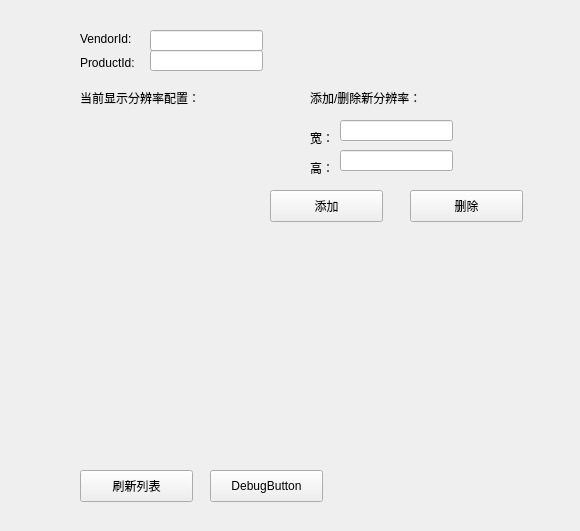
<?xml version="1.0" encoding="UTF-8"?>
<ui version="4.0">
 <class>DisplayTab</class>
 <widget class="QWidget" name="DisplayTab">
  <property name="geometry">
   <rect>
    <x>0</x>
    <y>0</y>
    <width>580</width>
    <height>531</height>
   </rect>
  </property>
  <property name="windowTitle">
   <string/>
  </property>
  <widget class="QLineEdit" name="vendorIdLineEdit">
   <property name="geometry">
    <rect>
     <x>150</x>
     <y>30</y>
     <width>113</width>
     <height>21</height>
    </rect>
   </property>
   <property name="readOnly">
    <bool>true</bool>
   </property>
  </widget>
  <widget class="QLineEdit" name="productIdLineEdit">
   <property name="geometry">
    <rect>
     <x>150</x>
     <y>50</y>
     <width>113</width>
     <height>21</height>
    </rect>
   </property>
   <property name="readOnly">
    <bool>true</bool>
   </property>
  </widget>
  <widget class="QWidget" name="verticalLayoutWidget">
   <property name="geometry">
    <rect>
     <x>80</x>
     <y>110</y>
     <width>111</width>
     <height>351</height>
    </rect>
   </property>
   <layout class="QVBoxLayout" name="resolutionListLayout"/>
  </widget>
  <widget class="QLabel" name="label">
   <property name="geometry">
    <rect>
     <x>80</x>
     <y>90</y>
     <width>151</width>
     <height>16</height>
    </rect>
   </property>
   <property name="text">
    <string>当前显示分辨率配置：</string>
   </property>
  </widget>
  <widget class="QLabel" name="label_2">
   <property name="geometry">
    <rect>
     <x>310</x>
     <y>90</y>
     <width>121</width>
     <height>16</height>
    </rect>
   </property>
   <property name="text">
    <string>添加/删除新分辨率：</string>
   </property>
  </widget>
  <widget class="QLabel" name="label_3">
   <property name="geometry">
    <rect>
     <x>310</x>
     <y>130</y>
     <width>31</width>
     <height>16</height>
    </rect>
   </property>
   <property name="text">
    <string>宽：</string>
   </property>
  </widget>
  <widget class="QLabel" name="label_4">
   <property name="geometry">
    <rect>
     <x>310</x>
     <y>160</y>
     <width>31</width>
     <height>16</height>
    </rect>
   </property>
   <property name="text">
    <string>高：</string>
   </property>
  </widget>
  <widget class="QLineEdit" name="newWidthLineEdit">
   <property name="geometry">
    <rect>
     <x>340</x>
     <y>120</y>
     <width>113</width>
     <height>21</height>
    </rect>
   </property>
  </widget>
  <widget class="QLineEdit" name="newHeightLineEdit">
   <property name="geometry">
    <rect>
     <x>340</x>
     <y>150</y>
     <width>113</width>
     <height>21</height>
    </rect>
   </property>
  </widget>
  <widget class="QPushButton" name="addNewResolutionButton">
   <property name="geometry">
    <rect>
     <x>270</x>
     <y>190</y>
     <width>113</width>
     <height>32</height>
    </rect>
   </property>
   <property name="text">
    <string>添加</string>
   </property>
  </widget>
  <widget class="QWidget" name="layoutWidget">
   <property name="geometry">
    <rect>
     <x>80</x>
     <y>30</y>
     <width>65</width>
     <height>42</height>
    </rect>
   </property>
   <layout class="QVBoxLayout" name="verticalLayout">
    <item>
     <widget class="QLabel" name="vendorIdLabel">
      <property name="text">
       <string>VendorId:</string>
      </property>
     </widget>
    </item>
    <item>
     <widget class="QLabel" name="productIdLabel">
      <property name="text">
       <string>ProductId:</string>
      </property>
     </widget>
    </item>
   </layout>
  </widget>
  <widget class="QPushButton" name="removeNewResolutionButton">
   <property name="geometry">
    <rect>
     <x>410</x>
     <y>190</y>
     <width>113</width>
     <height>32</height>
    </rect>
   </property>
   <property name="text">
    <string>删除</string>
   </property>
  </widget>
  <widget class="QPushButton" name="refreshResolutionListButton">
   <property name="geometry">
    <rect>
     <x>80</x>
     <y>470</y>
     <width>113</width>
     <height>32</height>
    </rect>
   </property>
   <property name="text">
    <string>刷新列表</string>
   </property>
  </widget>
  <widget class="QPushButton" name="debugButton">
   <property name="enabled">
    <bool>true</bool>
   </property>
   <property name="geometry">
    <rect>
     <x>210</x>
     <y>470</y>
     <width>113</width>
     <height>32</height>
    </rect>
   </property>
   <property name="text">
    <string>DebugButton</string>
   </property>
  </widget>
 </widget>
 <resources/>
 <connections/>
</ui>
